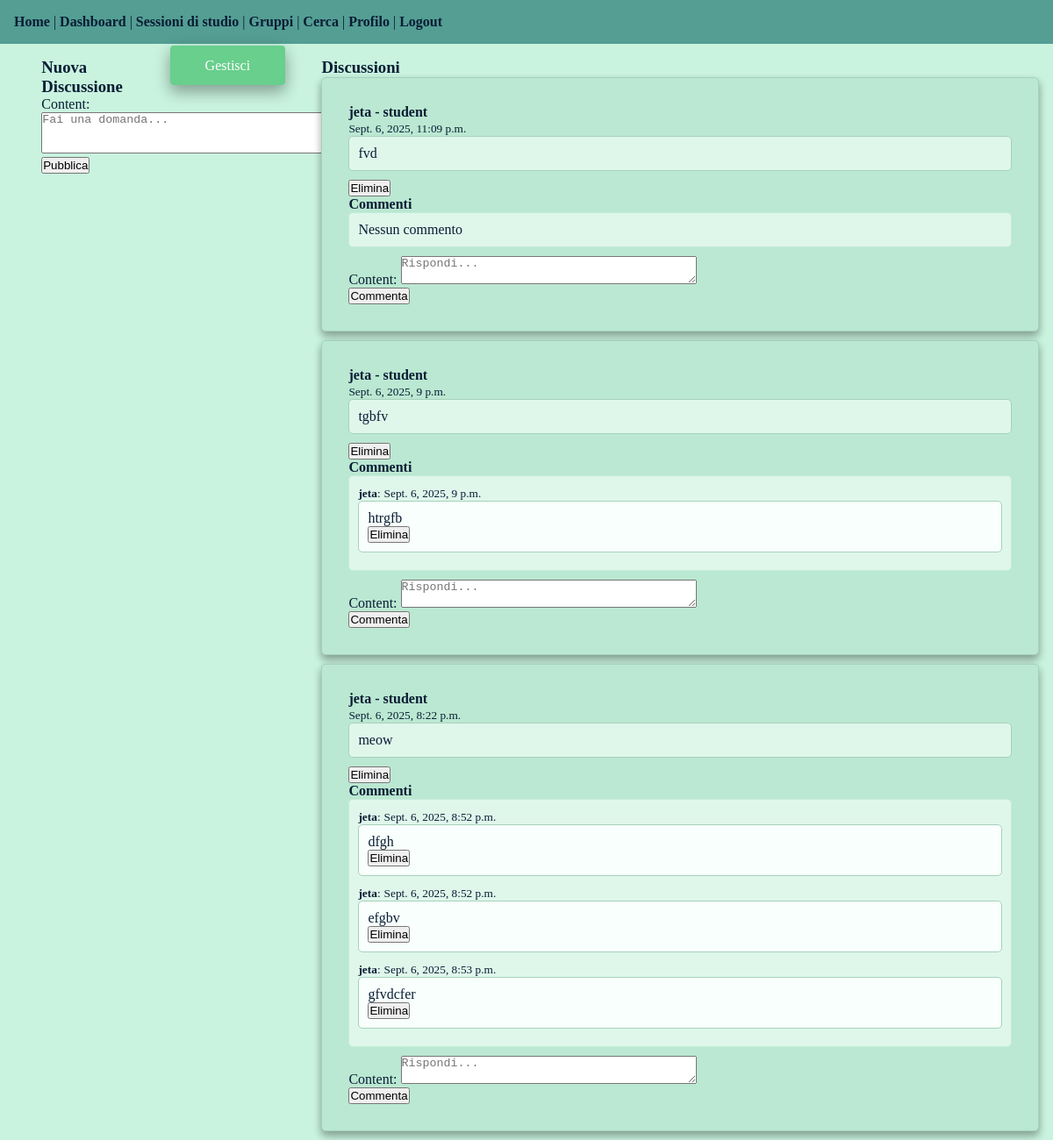
Page /groups/2/ (signed in) on the committed database.
### groups/models.py (models this page shows, shortened)
class GroupDiscussion(models.Model):
    group = models.ForeignKey(StudyGroup, on_delete=models.CASCADE, related_name='discussions')
    creator = models.ForeignKey(settings.AUTH_USER_MODEL, on_delete=models.CASCADE, related_name='group_discussions')
    content = models.TextField()
    created_at = models.DateTimeField(auto_now_add=True)
    class Meta:
        ordering = ['-created_at']

class Comment(models.Model):
    discussion = models.ForeignKey(GroupDiscussion, on_delete=models.CASCADE, related_name='comments')
    creator = models.ForeignKey(settings.AUTH_USER_MODEL, on_delete=models.CASCADE)
    content = models.TextField()
    created_at = models.DateTimeField(auto_now_add=True)

### users/models.py (models this page shows, shortened)
class CustomUser(AbstractUser):
    USER_TYPE = (('Student', 'student'), ('Professional', 'professional'))
    user_type = models.CharField(max_length=20, choices=USER_TYPE, default='student')
    profile_picture = models.ImageField(upload_to='pfp', default='/pfp/nopfp.jpg')
    expertise_field = models.CharField(max_length=100, blank=True, null=True)
    bio = models.CharField(max_length=500, blank=True)
    daily_goal_hours = models.DecimalField(max_digits=4, decimal_places=2, default = 1, validators=[MinValueValidator(1.0), MaxValueValidator(24.0)]) #per impostare gli obiettivi personali
    weekly_goal_hours = models.DecimalField(max_digits=5, decimal_places=2, default = 1, validators=[MinValueValidator(1.0), MaxValueValidator(168.0)])
    friends = models.ManyToManyField('self', through='social.Friendship', symmetrical=True, blank = True, related_name='friend_of')
    @property
    def is_professional(self):
        return self.user_type == 'Professional'

### groups/views.py (the view)
# urls.py: path('<int:group_id>/', views.group_details, name="group_details"),
@login_required
def group_details(request, group_id):
    group = get_object_or_404(StudyGroup, id=group_id)
    if group.privacy == 'private' and not group.is_member(request.user):
        messages.error(request, 'Questo gruppo è privato. Devi essere invitato per accedere.')
        return redirect('groups:group_list')
    discussions = group.discussions.all().order_by('-created_at')
    discussion_form = GroupDiscussionForm()
    comment_form = CommentForm()
    context = {'group': group, 'is_creator': group.creator==request.user, 'discussions': discussions, 'discussion_form':discussion_form, 'comment_form':comment_form }
    return render(request, 'groups/group_details.html', context)

### groups/forms.py
class GroupDiscussionForm(forms.ModelForm):
    class Meta:
        model = GroupDiscussion
        fields = ['content']
        widgets =  {'content': forms.Textarea(attrs={'rows': 3, 'placeholder': 'Fai una domanda... '})}

class CommentForm(forms.ModelForm):
    class Meta:
        model= Comment
        fields = ['content']
        widgets =  {'content': forms.Textarea(attrs={'rows': 2, 'placeholder': 'Rispondi... '})}

### groups/templates/groups/group_details.html (shortened to what this page needs)
{% extends "users/dashboard.html" %}
{% block content %}
<div class="group-details-container">
    <div class="private-group">
        <div class="add-discussion">
            <h3>Nuova Discussione</h3>
            <form method="post" action="{% url 'groups:add_discussion' group.id %}">
                {{ discussion_form.as_p }}
                <button type="submit">Pubblica</button>
            </form>
        </div>
        {% if is_creator%}
        <div class="manage-group">
                <a href="{% url 'groups:group_manage' group.id %}" class="main-buttons">Gestisci </a>
            </div>
        {% endif %}
    </div>
    <div class="old-discussion">
        <h3>Discussioni</h3>
        {% for d in discussions %}
        <div class="discussion-block">
            <div class="post-heading">
                <p><b>{{ d.creator.username }} - {{ d.creator.get_user_type_display }}</b></p>
                <small>{{ d.created_at }}</small>
            </div>
            <div class="post-content">
                <p>{{ d.content }}</p>
            </div>
            {% if is_creator %}
                <form method="post" action="{% url 'groups:delete_discussion' d.id %}">
                    <button type="submit" onclick="return confirm('Eliminare questa discussione?')"> Elimina
            </button>
                </form>
            {% endif %}
            <h4>Commenti</h4>
            <div class="comments">
                {% for comment in d.comments.all %}
                        <small><b>{{ comment.creator.username }}</b>:</small>
                        <small>{{ comment.created_at }}</small>
                    <div class="comment-content">
                        {{ comment.content }}
                        {% if is_creator %}
                        <form method="post" action="{% url 'groups:delete_comment' comment.id %}">
                    <button type="submit" onclick="return confirm('Eliminare questo commento?')"> Elimina
                        </button>
                        </form>
                        {% endif %}
                    </div>
                {% empty %}
                        Nessun commento
                {% endfor %}
            </div>
            <form method="post" action="{% url 'groups:add_comment' d.id %}">
                {{ comment_form.as_p }}
                <button type="submit">Commenta</button>
            </form>
        </div>
        {% empty %}
        <p>Nessuna discussione ancora.</p>
    </div>
</div>
{% endfor %}
{% endblock %}

### static/css/style.css (style rules this page uses)
* { margin: 0; padding: 0; box-sizing: border-box; }
body { min-height: 100vh; background-color:#c9f3df; color: #091D34; font-size: 1rem; }
p { font-size: 1rem; }
a { color: #091D34; text-decoration: none; }

### static/css/dashboard.css (style rules this page uses)
.main-buttons { background-color: #68cf8c; color:white; font-size: 1rem; box-shadow: 0 8px 16px 0 rgba(0,0,0,0.2), 0 6px 20px 0 rgba(0,0,0,0.19); border-radius: 4px; padding: 14px 40px; transition-duration: 0.4s; margin:10px; }
.group-details-container { box-sizing: border-box; }
.private-group { display:flex; justify-content: space-evenly; float:left; width:30%; }
.add-discussion { margin-left: 0; float:left; width:30% }
.old-discussion { float:right; width: 70%; }
.discussion-block { display: block; border-style:solid; border-color: #a6d1bc; border-width: 1px; border-radius: 5px; background-color: #bbe8d2 ; box-shadow: 0 6px 10px 0 rgba(0,0,0,0.2), 0 4px 10px 0 rgba(0,0,0,0.19); padding:30px; margin-bottom: 10px; }
.post-content { border-style:solid; border-color: #a6d1bc; border-width: 1px; border-radius: 5px; background-color: #dff7eb ; padding:10px; margin-bottom: 10px; }
.comments { border-style:solid; border-color: #c3ebd8; border-width: 1px; border-radius: 5px; background-color: #dff7eb ; padding:10px; margin-bottom: 10px; }
.comment-content { border-style:solid; border-color: #a6d1bc; border-width: 1px; border-radius: 5px; background-color: #f8fffc ; padding:10px; margin-bottom: 10px; }

### rows in the picture
GroupDiscussion: creator.username "jeta", creator.user_type "student", created_at "Sept. 6, 2025, 11:09 p.m.", content "fvd"
GroupDiscussion: creator.username "jeta", creator.user_type "student", created_at "Sept. 6, 2025, 9 p.m.", content "tgbfv"
Comment: creator.username "jeta", created_at "Sept. 6, 2025, 9 p.m.", content "htrgfb"
GroupDiscussion: creator.username "jeta", creator.user_type "student", created_at "Sept. 6, 2025, 8:22 p.m.", content "meow"
Comment: creator.username "jeta", created_at "Sept. 6, 2025, 8:52 p.m.", content "dfgh"
Comment: creator.username "jeta", created_at "Sept. 6, 2025, 8:52 p.m.", content "efgbv"
Comment: creator.username "jeta", created_at "Sept. 6, 2025, 8:53 p.m.", content "gfvdcfer"
